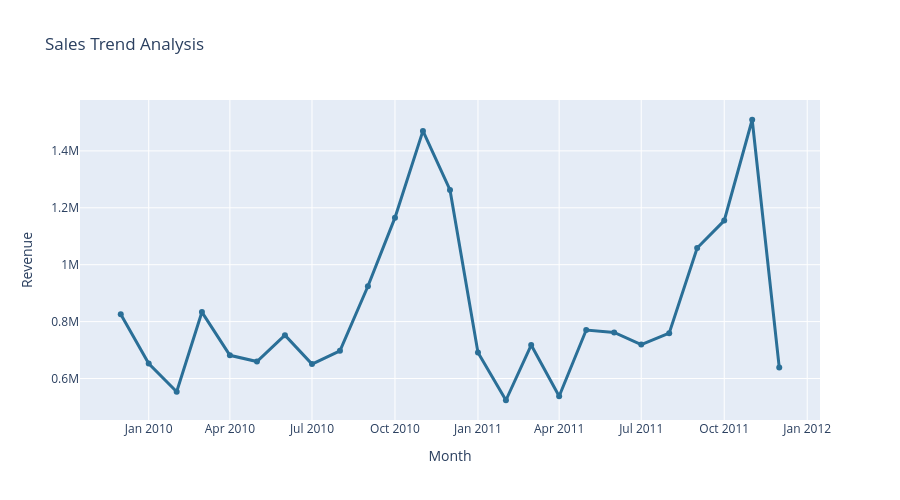

Notebook cell for this chart:
### Markdown cell above
**Business insight:** Cancellations are not just operational noise; they directly affect net revenue and may reveal stock issues, fulfilment problems, or customer dissatisfaction. A retail analytics platform should track cancellation share over time and investigate spikes by product, country, or customer segment.

### Code cell
monthly_sales = (
    sales_df.groupby('InvoiceMonth', as_index=False)['TransactionValue']
    .sum()
    .sort_values('InvoiceMonth')
)
monthly_sales['MonthLabel'] = monthly_sales['InvoiceMonth'].dt.strftime('%Y-%m')

fig = px.line(
    monthly_sales,
    x='InvoiceMonth',
    y='TransactionValue',
    markers=True,
    title='Sales Trend Analysis',
    labels={'InvoiceMonth': 'Month', 'TransactionValue': 'Revenue'}
)
fig.update_traces(line=dict(width=3, color='#2A6F97'))
fig.update_layout(height=500)
fig.show()

monthly_sales.tail(12)

### Figure 1 — Plotly figure (JSON) as saved in the notebook; plotly's stock layout.template omitted (floating-point values rounded to 4 significant figures)
{"data": [{"hovertemplate": "Month=%{x}<br>Revenue=%{y}<extra></extra>", "legendgroup": "", "line": {"color": "#2A6F97", "dash": "solid", "width": 3}, "marker": {"symbol": "circle"}, "mode": "lines+markers", "name": "", "orientation": "v", "showlegend": false, "type": "scatter", "x": ["2009-12-01T00:00:00", "2010-01-01T00:00:00", "2010-02-01T00:00:00", "2010-03-01T00:00:00", "2010-04-01T00:00:00", "2010-05-01T00:00:00", "2010-06-01T00:00:00", "2010-07-01T00:00:00", "2010-08-01T00:00:00", "2010-09-01T00:00:00", "2010-10-01T00:00:00", "2010-11-01T00:00:00", "2010-12-01T00:00:00", "2011-01-01T00:00:00", "2011-02-01T00:00:00", "2011-03-01T00:00:00", "2011-04-01T00:00:00", "2011-05-01T00:00:00", "2011-06-01T00:00:00", "2011-07-01T00:00:00", "2011-08-01T00:00:00", "2011-09-01T00:00:00", "2011-10-01T00:00:00", "2011-11-01T00:00:00", "2011-12-01T00:00:00"], "xaxis": "x", "y": [825700.0, 652700.0, 553300.0, 833600.0, 681500.0, 659900.0, 752300.0, 650700.0, 697300.0, 924300.0, 1165000.0, 1470000.0, 1263000.0, 691400.0, 523600.0, 717600.0, 537800.0, 770500.0, 761700.0, 719200.0, 759100.0, 1059000.0, 1155000.0, 1509000.0, 638800.0], "yaxis": "y"}], "layout": {"height": 500, "legend": {"tracegroupgap": 0}, "title": {"text": "Sales Trend Analysis"}, "xaxis": {"anchor": "y", "domain": [0, 1], "title": {"text": "Month"}}, "yaxis": {"anchor": "x", "domain": [0, 1], "title": {"text": "Revenue"}}}}
